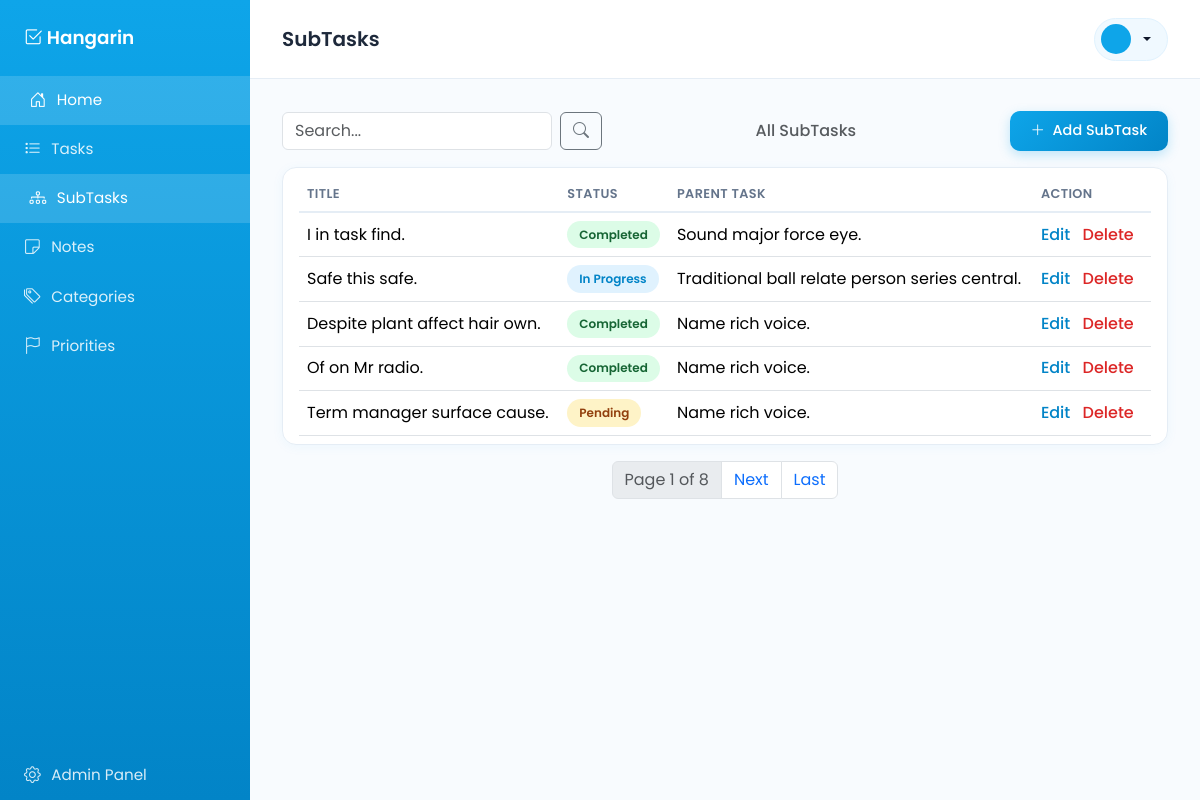
Screenshot of /subtasks/ with the database file from the repository.
### Tasks/models.py (models this page shows, shortened)
class BaseModel(models.Model):
    created_at = models.DateTimeField(auto_now_add=True)
    updated_at = models.DateTimeField(auto_now=True)
    class Meta:
        abstract = True

class SubTask(BaseModel):
    STATUS_CHOICES = [
        ("Pending", "Pending"),
        ("In Progress", "In Progress"),
        ("Completed", "Completed"),
    ]
    parent_task = models.ForeignKey(Task, on_delete=models.CASCADE, related_name="subtasks")
    title = models.CharField(max_length=255)
    status = models.CharField(max_length=50, choices=STATUS_CHOICES, default="Pending")

class Task(BaseModel):
    STATUS_CHOICES = [
        ("Pending", "Pending"),
        ("In Progress", "In Progress"),
        ("Completed", "Completed"),
    ]
    title = models.CharField(max_length=255)
    description = models.TextField()
    deadline = models.DateTimeField()
    status = models.CharField(max_length=50, choices=STATUS_CHOICES, default="Pending")
    category = models.ForeignKey(Category, on_delete=models.CASCADE)
    priority = models.ForeignKey(Priority, on_delete=models.CASCADE)

### Tasks/views.py (the view)
# urls.py: path('subtasks/', SubTaskListView.as_view(), name='subtask-list'),
class SubTaskListView(ListView):
    model = SubTask
    template_name = "Tasks/subtask_list.html"
    context_object_name = "subtasks"
    paginate_by = 5
    def get_queryset(self):
        qs = super().get_queryset()
        query = self.request.GET.get('q')
        if query:
            qs = qs.filter(Q(title__icontains=query))
        return qs

### Tasks/templates/Tasks/subtask_list.html (shortened to what this page needs)
{% extends "base.html" %}
{% block page_title %}SubTasks{% endblock %}
{% block content %}
<div class="d-flex justify-content-between align-items-center mb-3">
    <form method="get" class="d-flex" style="max-width: 320px;">
    <input type="text" name="q" class="form-control me-2" placeholder="Search..." value="{{ request.GET.q }}">
    <button type="submit" class="btn btn-outline-secondary"><i class="bi bi-search"></i></button>
</form>
    <h6 class="mb-0 text-muted">All SubTasks</h6>
    <a href="{% url 'subtask-add' %}" class="btn btn-primary-sky">
        <i class="bi bi-plus-lg me-1"></i> Add SubTask
    </a>
</div>
<div class="card-panel">
    <table class="table table-hover align-middle mb-0">
        <thead>
            <tr>
                <th>Title</th>
                <th>Status</th>
                <th>Parent Task</th>
                <th>Action</th>
            </tr>
        </thead>
        <tbody>
            {% for subtask in subtasks %}
            <tr>
                <td>{{ subtask.title }}</td>
                <td>
                    {% if subtask.status == "Pending" %}
                        <span class="badge-pill badge-pending">Pending</span>
                    {% elif subtask.status == "In Progress" %}
                        <span class="badge-pill badge-progress">In Progress</span>
                    {% else %}
                        <span class="badge-pill badge-completed">Completed</span>
                    {% endif %}
                </td>
                <td>{{ subtask.parent_task.title }}</td>
                <td>
                    <a href="{% url 'subtask-update' subtask.pk %}" class="action-link">Edit</a>
                    <a href="{% url 'subtask-delete' subtask.pk %}" class="action-link text-danger">Delete</a>
                </td>
            </tr>
            {% empty %}
            <tr><td colspan="4" class="text-center text-muted py-4">No subtasks yet.</td></tr>
            {% endfor %}
        </tbody>
    </table>
</div>
{% include 'includes/pagination.html' %}
{% endblock %}

### static/css/styles.css (style rules this page uses)
:root { --sky: #0ea5e9; --sky-dark: #0284c7; --sky-light: #e0f2fe; --sky-pale: #f0f9ff; }
body { font-family: 'Poppins', sans-serif; background-color: #f8fbfe; color: #1e293b; }
.card-panel { background: #ffffff; border: 1px solid #e5edf5; border-radius: 14px; padding: 0.5rem 1rem; box-shadow: 0 2px 12px rgba(14, 165, 233, 0.05); }
.table thead th { color: #64748b; font-weight: 600; font-size: 0.8rem; text-transform: uppercase; letter-spacing: 0.03em; border-bottom: 2px solid #e5edf5; }
.btn-primary-sky { background: linear-gradient(135deg, var(--sky) 0%, var(--sky-dark) 100%); color: #ffffff; border: none; border-radius: 10px; padding: 0.55rem 1.3rem; font-weight: 500; font-size: 0.9rem; transition: transform 0.15s ease, box-shadow 0.15s ease; box-shadow: 0 4px 12px rgba(14, 165, 233, 0.25); }
.badge-pill { display: inline-block; padding: 0.3rem 0.75rem; border-radius: 999px; font-size: 0.75rem; font-weight: 600; }
.badge-pending { background-color: #fef3c7; color: #92400e; }
.badge-progress { background-color: var(--sky-light); color: var(--sky-dark); }
.badge-completed { background-color: #dcfce7; color: #166534; }
.action-link { color: var(--sky-dark); text-decoration: none; font-weight: 500; margin-right: 0.5rem; }
.action-link.text-danger { color: #dc2626 !important; }
body.page-fade { animation: pageFadeIn 0.35s ease both; }
.card-panel, .stat-card { transition: transform 0.2s ease, box-shadow 0.2s ease; }
.table-hover tbody tr { transition: background-color 0.15s ease; }
.btn, .btn-primary-sky, .action-link { transition: transform 0.15s ease, box-shadow 0.15s ease, background-color 0.15s ease, color 0.15s ease; }
.badge-pill { transition: transform 0.15s ease; }

### rows the page displays
SubTask: title "I in task find.", status "Completed", parent_task "Sound major force eye."
SubTask: title "Safe this safe.", status "In Progress", parent_task "Traditional ball relate person series central."
SubTask: title "Despite plant affect hair own.", status "Completed", parent_task "Name rich voice."
SubTask: title "Of on Mr radio.", status "Completed", parent_task "Name rich voice."
SubTask: title "Term manager surface cause.", status "Pending", parent_task "Name rich voice."

### other values shown
{{ page_obj.number }} "1"
{{ page_obj.paginator.num_pages }} "8"
